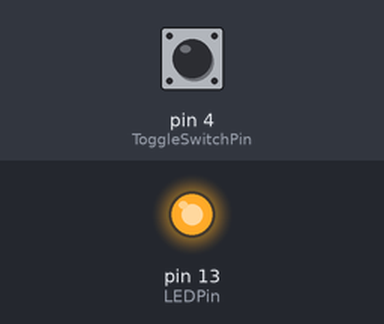
This sketch was run on a simulated Arduino Uno, built with avr-gcc and run on an emulated ATmega328P. On the bench: output pins drawn as LEDs (lit = HIGH). The inputs (shaded band) are chosen by the test bench; at power-on: pin 4 (ToggleSwitchPin) LOW.

Above: at 0.1 s.
Timing chart, 0 to 1.6 s (numbered marks = the images above):
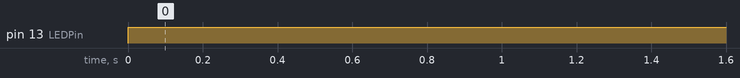

Measured:
- by itself, pin 13 (LEDPin): LOW → HIGH at 0.00 s

The sketch:

CustomControllerTest.ino
```cpp
//Template script for each compoonent Pre-Matrix
int LEDPin = 13;
int ToggleSwitchPin = 4;
int ToggleSwitchState = 0;


void setup() {
  // put your setup code here, to run once:
pinMode(LEDPin, OUTPUT);
}

void loop()
{
  // put your main code here, to run repeatedly:
  ToggleSwitchState = digitalRead(ToggleSwitchPin);
  if(ToggleSwitchState == HIGH)
  {
    digitalWrite(LEDPin, HIGH);
  }
  else
  {
    digitalWrite(LEDPin, HIGH);
  }


}
```
